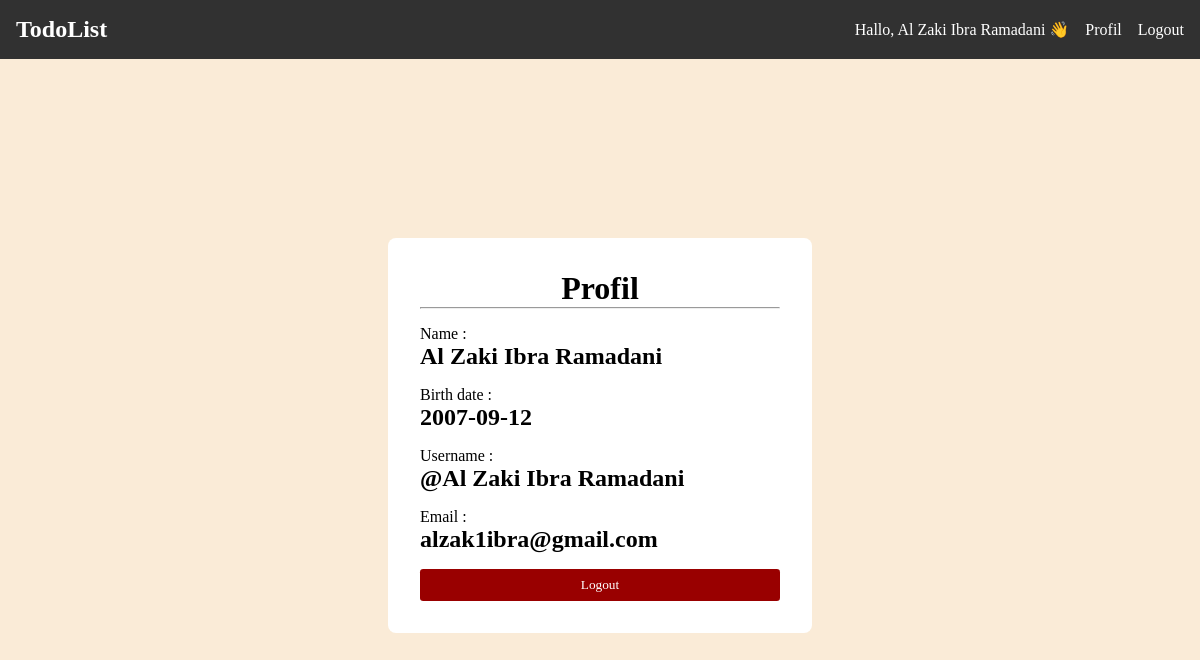
Screenshot of /profil.php (signed in) with the database file from the repository.
### tables this page shows
CREATE TABLE `user` (
  `id_user` int(11) NOT NULL,
  `username` varchar(100) DEFAULT NULL,
  `password` varchar(255) DEFAULT NULL,
  `name` varchar(255) DEFAULT NULL,
  `email` varchar(255) DEFAULT NULL,
  `birth_date` date DEFAULT NULL
);

### profil.php (the view, shortened to what this page needs)
<?php
require "koneksi.php";
$id_user = $_SESSION['id_user'];
?>
<!DOCTYPE html>
<html lang="en">
<head>
    <link rel="stylesheet" href="style.css">
</head>
<body>
    <?php require "navbar.php"; ?>
    <main style="display: flex; justify-content: center; align-items: center; min-height: 90dvh;">
        <div class="form-container ">
            <center><h1>Profil</h1></center>
            <hr style="margin-bottom: 1rem;">
            <div >
                <p>Name : </p>
                <h2 style="margin-bottom: 1rem;"><?= htmlspecialchars($user['name']) ?></h2>
                <p>Birth date : </p>
                <h2 style="margin-bottom: 1rem;"><?= htmlspecialchars($user['birth_date']) ?></h2>
                <p>Username : </p>
                <h2 style="margin-bottom: 1rem;">@<?= htmlspecialchars($user['name']) ?></h2>
                <p>Email :</p>
                <h2 style="margin-bottom: 1rem;"><?= htmlspecialchars($user['email']) ?></h2>
                <a href="logout.php"><button class="btn-danger" style="width: 100%;">Logout</button></a>
            </div>
</body>
</html>

### navbar.php
<?php
include "koneksi.php";
$queryuser = mysqli_query($conn, "SELECT * FROM `user` where `id_user` = '$id_user'");
$user = mysqli_fetch_assoc($queryuser);
$name = $user['name'];
?>
<nav>
    <h2>TodoList</h2>
    <div class="nav-menu">
        <?php
        if(!isset($id_user) && $id_user == ''){
            echo "<a href='login.php'>Login</a>";
        }else{
            echo "Hallo, $name 👋";
            echo "<a href='profil.php'>Profil</a>";
                echo "<a href='logout.php'>Logout</a>";
        }
        ?>
    </div>
</nav>

### style.css (style rules this page uses)
* { padding: 0; margin: 0; font-family: 'Franklin Gothic'; }
body { background-color: antiquewhite; }
main { padding-top: 1rem; }
a { text-decoration: none; color: white; }
nav { display: flex; justify-content: space-between; align-items: center; background-color: #313131; color: white; padding: 1rem; }
.nav-menu { display: flex; gap: 1rem; align-items: center; }
button { border: none; padding: 0.5rem 1rem; border-radius: 0.2rem; cursor: pointer; }
.btn-danger { background-color: rgb(153, 0, 0); color: white; }
.form-container { background: white; box-shadow: inset; max-width: 80dvw; min-width: 30dvw; padding: 2rem; border-radius: 0.5rem; }

### rows the page displays
user: name "Al Zaki Ibra Ramadani", birth_date "2007-09-12", email "alzak1ibra@gmail.com"
